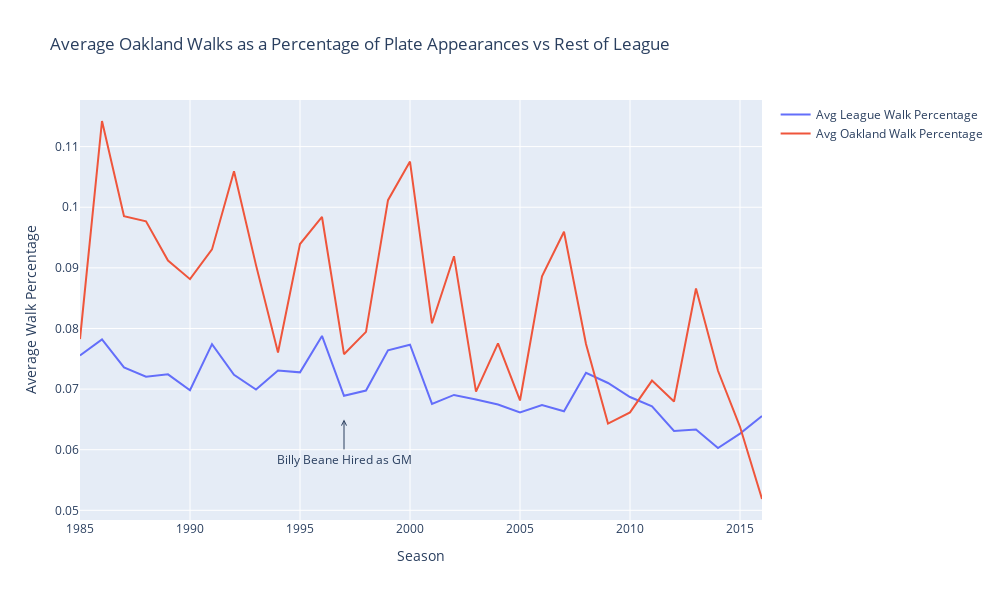

Notebook cell for this chart:
### Code cell
avg_league_wp = go.Scatter(x=walk_percentage_comp.index, y=walk_percentage_comp['Avg_League_WP'],
                      name='Avg League Walk Percentage')

avg_oakland_wp = go.Scatter(x=walk_percentage_comp.index, y=walk_percentage_comp['Avg_Oakland_WP'],
                      name='Avg Oakland Walk Percentage')

layout = go.Layout(height=600, width=1000, 
                 title= 'Average Oakland Walks as a Percentage of Plate Appearances vs Rest of League',
                 xaxis=dict(title='Season'), yaxis=dict(title='Average Walk Percentage'))

fig = go.Figure(data=[avg_league_wp, avg_oakland_wp], layout=layout)

fig.add_annotation(
            x=1997,
            y=.065,
            xref="x",
            yref="y",
            text="Billy Beane Hired as GM",
            showarrow=True,
            arrowhead=5,
            ax=0,
            ay=40
)

fig.show()

### Figure 1 — Plotly figure (JSON) as saved in the notebook; plotly's stock layout.template omitted (floating-point values rounded to 4 significant figures)
{"data": [{"name": "Avg League Walk Percentage", "type": "scatter", "x": [1985, 1986, 1987, 1988, 1989, 1990, 1991, 1992, 1993, 1994, 1995, 1996, 1997, 1998, 1999, 2000, 2001, 2002, 2003, 2004, 2005, 2006, 2007, 2008, 2009, 2010, 2011, 2012, 2013, 2014, 2015, 2016], "y": [0.07554, 0.07819, 0.07358, 0.07204, 0.07243, 0.06981, 0.07742, 0.07236, 0.06992, 0.07308, 0.07276, 0.07876, 0.06889, 0.06975, 0.0764, 0.07732, 0.06755, 0.06903, 0.0683, 0.06745, 0.06613, 0.06737, 0.06634, 0.07268, 0.07101, 0.06869, 0.06717, 0.0631, 0.06334, 0.06028, 0.06265, 0.06554]}, {"name": "Avg Oakland Walk Percentage", "type": "scatter", "x": [1985, 1986, 1987, 1988, 1989, 1990, 1991, 1992, 1993, 1994, 1995, 1996, 1997, 1998, 1999, 2000, 2001, 2002, 2003, 2004, 2005, 2006, 2007, 2008, 2009, 2010, 2011, 2012, 2013, 2014, 2015, 2016], "y": [0.07825, 0.1142, 0.09852, 0.09767, 0.0912, 0.08814, 0.09304, 0.1059, 0.09045, 0.07603, 0.09393, 0.09839, 0.07576, 0.07944, 0.1012, 0.1075, 0.08085, 0.09192, 0.06958, 0.07753, 0.06812, 0.08859, 0.09596, 0.07745, 0.0643, 0.06616, 0.0714, 0.06794, 0.08658, 0.07302, 0.06378, 0.05187]}], "layout": {"annotations": [{"arrowhead": 5, "ax": 0, "ay": 40, "showarrow": true, "text": "Billy Beane Hired as GM", "x": 1997, "xref": "x", "y": 0.065, "yref": "y"}], "height": 600, "title": {"text": "Average Oakland Walks as a Percentage of Plate Appearances vs Rest of League"}, "width": 1000, "xaxis": {"autorange": true, "range": [1985, 2016], "title": {"text": "Season"}, "type": "linear"}, "yaxis": {"autorange": true, "range": [0.0484, 0.1177], "title": {"text": "Average Walk Percentage"}, "type": "linear"}}}
